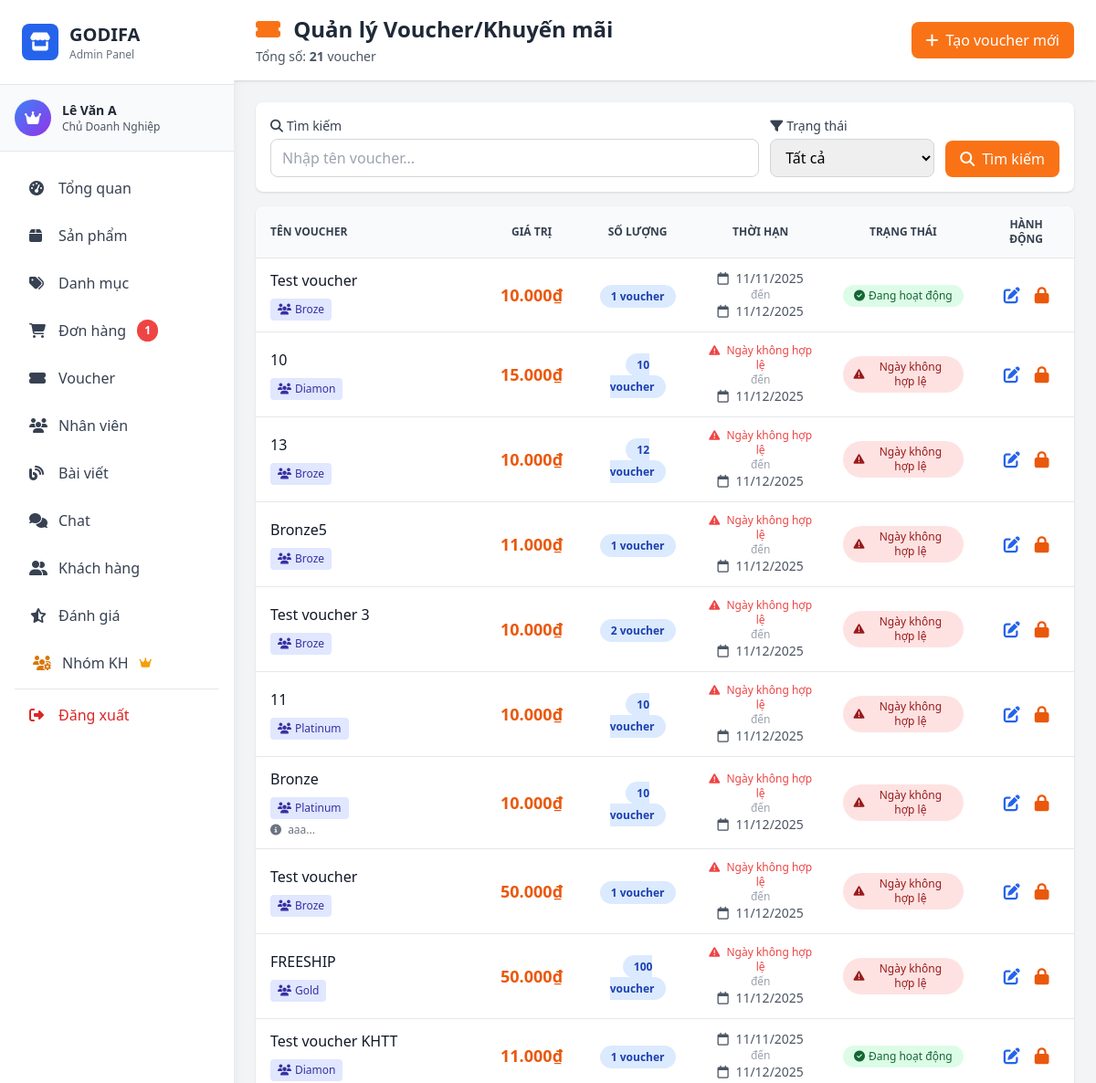
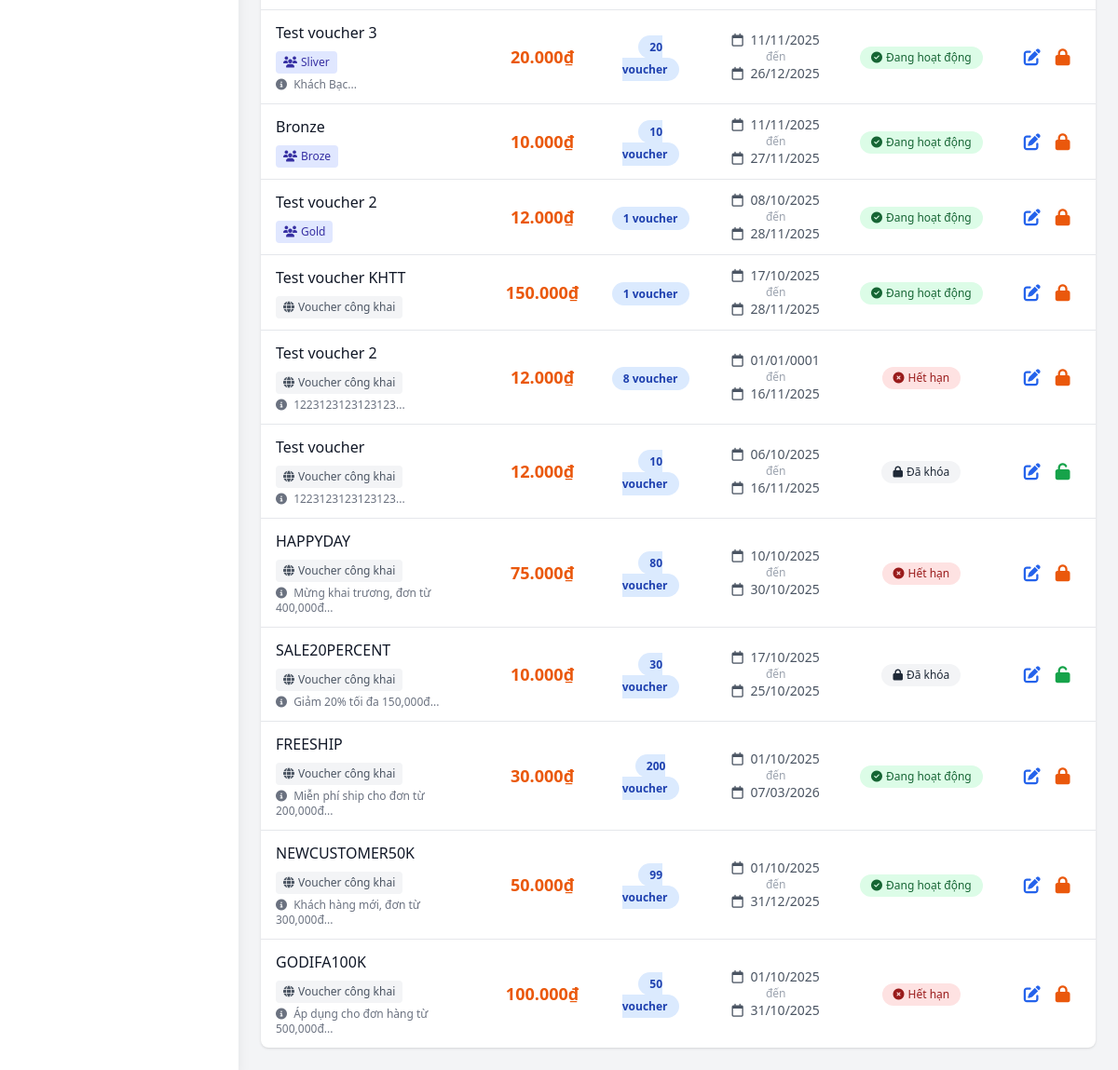
/admin/pages/vouchers.php (signed in), run on an earlier commit of the app's database (2 pictures, top to bottom).
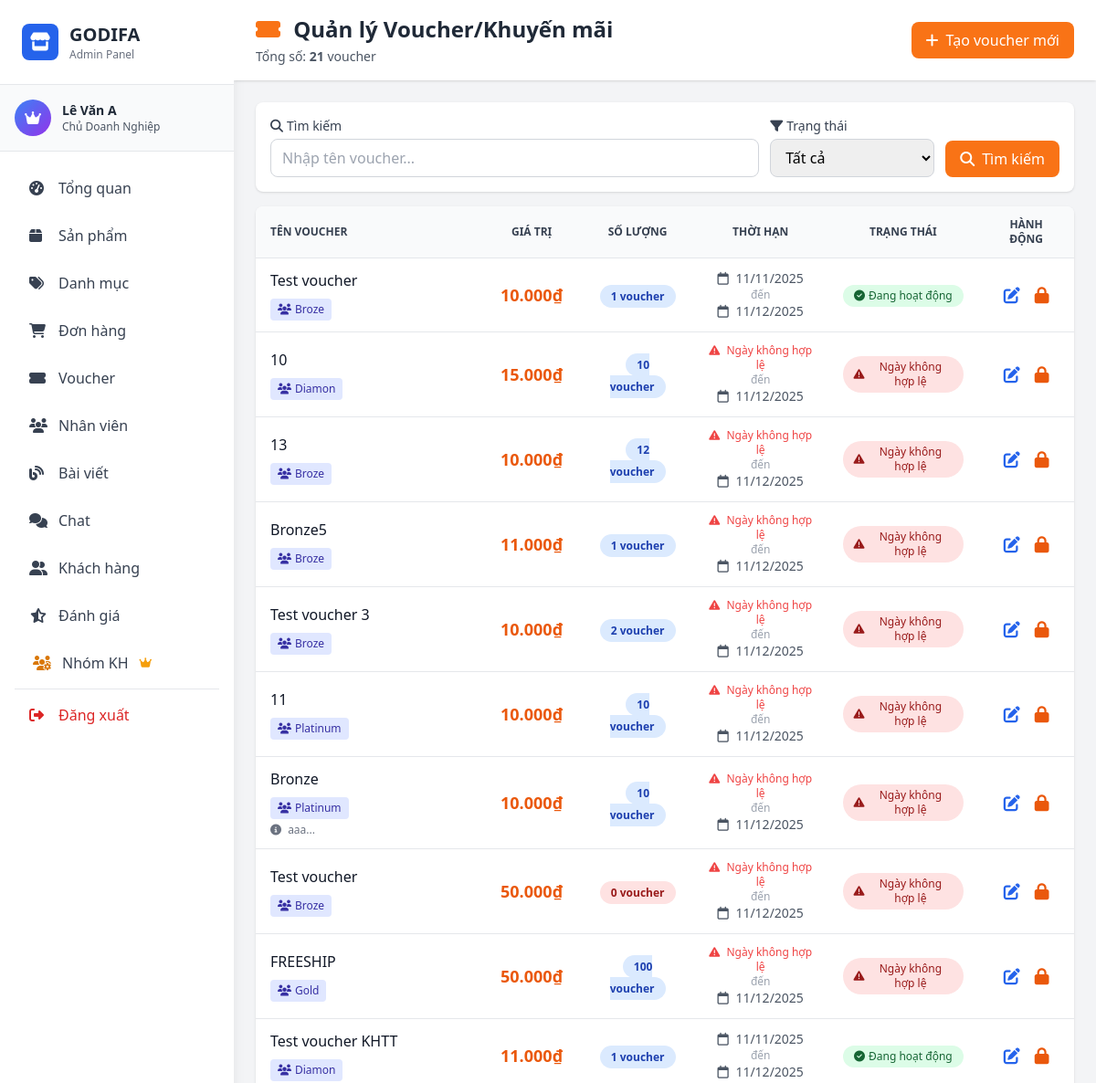
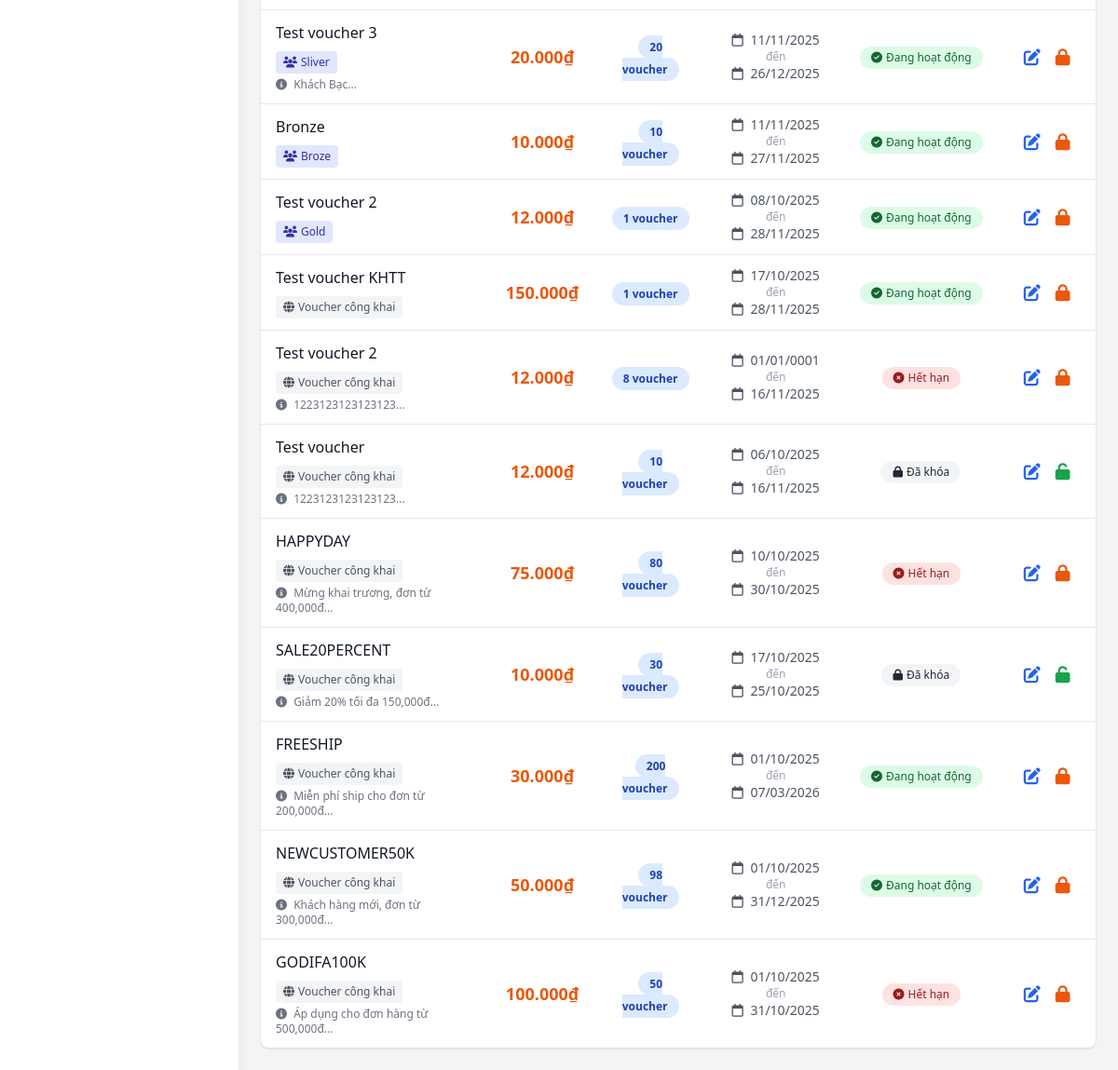
And on a later commit of the database (2 pictures, top to bottom).
### tables this page shows
CREATE TABLE IF NOT EXISTS `voucher` (
  `voucherID` int NOT NULL AUTO_INCREMENT,
  `voucherName` varchar(100) NOT NULL,
  `value` decimal(10,0) NOT NULL,
  `quantity` int NOT NULL,
  `startDate` date NOT NULL,
  `endDate` date NOT NULL,
  `requirement` text NOT NULL,
  `status` tinyint(1) DEFAULT '1' COMMENT '1=active, 0=locked',
  PRIMARY KEY (`voucherID`)
);

### admin/pages/vouchers.php (the view, shortened to what the changed rows need)
<?php
require_once __DIR__ . '/../middleware/auth.php';
require_once __DIR__ . '/../../controller/admin/cVoucher.php';
require_once __DIR__ . '/../../model/mVoucherGroup.php';
$voucherController = new cVoucher();
$voucherGroupModel = new VoucherGroup();
$searchKeyword = isset($_GET['search']) ? trim($_GET['search']) : '';
$filterStatus = isset($_GET['status']) ? $_GET['status'] : 'all';
if ($searchKeyword !== '') {
    $vouchers = $voucherController->searchVouchers($searchKeyword, $filterStatus);
} else {
    $vouchers = $voucherController->getAllVouchers($filterStatus);
}
foreach ($vouchers as &$voucher) {
    $assignedGroups = $voucherGroupModel->getGroupIDsByVoucher($voucher['voucherID']);
    $voucher['assignedGroups'] = $assignedGroups;
    $voucher['groupDetails'] = $voucherGroupModel->getGroupsByVoucher($voucher['voucherID']);
}
$today = date('Y-m-d');
include __DIR__ . '/../includes/header.php';
?>
<div class="flex h-screen bg-gray-100">
    <?php include __DIR__ . '/../includes/sidebar.php'; ?>
    <div class="flex-1 overflow-y-auto ml-64">
        <div class="bg-white shadow sticky top-0 z-10">
            <div class="px-4 md:px-6 py-4 flex flex-wrap justify-between items-center gap-4">
                <div>
                    <h1 class="text-xl md:text-2xl font-bold text-gray-800">
                        <i class="fas fa-ticket-alt text-orange-500 mr-2"></i>
                        Quản lý Voucher/Khuyến mãi
                    </h1>
                </div>
            </div>
        </div>
        <div class="p-4 md:p-6">
            <div class="bg-white rounded-lg shadow overflow-hidden">
                <div class="overflow-x-auto">
                    <table class="w-full">
                        <thead class="bg-gray-50 border-b">
                            <tr>
                                <th class="px-4 py-3 text-left text-xs font-semibold text-gray-700 uppercase">Tên voucher</th>
                                <th class="px-4 py-3 text-center text-xs font-semibold text-gray-700 uppercase">Giá trị</th>
                                <th class="px-4 py-3 text-center text-xs font-semibold text-gray-700 uppercase">Số lượng</th>
                                <th class="px-4 py-3 text-center text-xs font-semibold text-gray-700 uppercase">Thời hạn</th>
                                <th class="px-4 py-3 text-center text-xs font-semibold text-gray-700 uppercase">Trạng thái</th>
                                <th class="px-4 py-3 text-center text-xs font-semibold text-gray-700 uppercase">Hành động</th>
                            </tr>
                        </thead>
                        <tbody class="divide-y divide-gray-200">
                            <?php if (empty($vouchers)): ?>
                            <tr>
                                <td colspan="6" class="px-4 py-8 text-center text-gray-500">
                                    <i class="fas fa-ticket-alt text-4xl mb-2 text-gray-300"></i>
                                    <p>Chưa có voucher nào</p>
                                </td>
                            </tr>
                            <?php else: ?>
                                <?php foreach ($vouchers as $voucher): ?>
                                <?php
                                $voucherID = $voucher['voucherID'] ?? 0;
                                $voucherName = $voucher['voucherName'] ?? 'N/A';
                                $value = $voucher['value'] ?? 0;
                                $quantity = $voucher['quantity'] ?? 0;
                                $startDate = $voucher['startDate'] ?? '';
                                $endDate = $voucher['endDate'] ?? '';
                                $requirement = $voucher['requirement'] ?? '';
                                $status = $voucher['status'] ?? 1;
                                $validStartDate = !empty($startDate) && $startDate != '0000-00-00' && strtotime($startDate) !== false;
                                $validEndDate = !empty($endDate) && $endDate != '0000-00-00' && strtotime($endDate) !== false;
                                $isActive = false;
                                $isExpired = false;
                                $isUpcoming = false;
                                if ($validStartDate && $validEndDate) {
                                    $isActive = ($startDate <= $today && $endDate >= $today && $quantity > 0 && $status == 1);
                                    $isExpired = ($endDate < $today);
                                    $isUpcoming = ($startDate > $today);
                                }
                                $isOutOfStock = ($quantity <= 0);
                                $isLocked = ($status == 0);
                                $isInvalidDate = (!$validStartDate || !$validEndDate);
                                ?>
                                <tr class="hover:bg-gray-50">
                                    <td class="px-4 py-3">
                                        <div class="font-medium text-gray-900"><?php echo htmlspecialchars($voucherName); ?></div>
                                        <div class="mt-2 flex flex-wrap gap-1">
                                            <?php if (empty($voucher['groupDetails'])): ?>
                                            <span class="px-2 py-1 bg-gray-100 text-gray-600 rounded text-xs inline-flex items-center">
                                                <i class="fas fa-globe mr-1"></i>
                                                Voucher công khai
                                            </span>
                                            <?php else: ?>
                                                <?php foreach ($voucher['groupDetails'] as $group): ?>
                                                <span class="px-2 py-1 bg-indigo-100 text-indigo-800 rounded text-xs inline-flex items-center">
                                                    <i class="fas fa-users mr-1"></i>
                                                    <?php echo htmlspecialchars($group['groupName']); ?>
                                                </span>
                                                <?php endforeach; ?>
                                            <?php endif; ?>
                                        </div>
                                        <?php if ($requirement): ?>
                                        <div class="text-xs text-gray-500 mt-1">
                                            <i class="fas fa-info-circle mr-1"></i>
                                            <?php echo htmlspecialchars(mb_substr($requirement, 0, 50)); ?>...
                                        </div>
                                        <?php endif; ?>
                                    </td>
                                    <td class="px-4 py-3 text-center">
                                        <span class="text-lg font-bold text-orange-600">
                                            <?php echo number_format($value, 0, ',', '.'); ?>₫
                                        </span>
                                    </td>
                                    <td class="px-4 py-3 text-center">
                                        <span class="px-3 py-1 <?php echo $quantity > 0 ? 'bg-blue-100 text-blue-800' : 'bg-red-100 text-red-800'; ?> rounded-full text-xs font-semibold">
                                            <?php echo $quantity; ?> voucher
                                        </span>
                                    </td>
                                    <td class="px-4 py-3 text-center text-sm">
                                        <?php
                                        $validStartDate = !empty($startDate) && $startDate != '0000-00-00' && strtotime($startDate) !== false;
                                        $validEndDate = !empty($endDate) && $endDate != '0000-00-00' && strtotime($endDate) !== false;
                                        ?>
                                        <?php if ($validStartDate): ?>
                                        <div class="text-gray-600">
                                            <i class="far fa-calendar mr-1"></i>
                                            <?php echo date('d/m/Y', strtotime($startDate)); ?>
                                        </div>
                                        <?php else: ?>
                                        <div class="text-red-500 text-xs">
                                            <i class="fas fa-exclamation-triangle mr-1"></i>
                                            Ngày không hợp lệ
                                        </div>
                                        <?php endif; ?>
                                        <div class="text-gray-400 text-xs">đến</div>
                                        <?php if ($validEndDate): ?>
                                        <div class="text-gray-600">
                                            <i class="far fa-calendar mr-1"></i>
                                            <?php echo date('d/m/Y', strtotime($endDate)); ?>
                                        </div>
                                        <?php endif; ?>
                                    </td>
                                    <td class="px-4 py-3 text-center">
                                        <?php if ($isInvalidDate): ?>
                                        <span class="px-3 py-1 bg-red-100 text-red-800 rounded-full text-xs font-medium inline-flex items-center">
                                            <i class="fas fa-exclamation-triangle mr-1"></i>Ngày không hợp lệ
                                        </span>
                                        <?php elseif ($isLocked): ?>
                                        <span class="px-3 py-1 bg-gray-100 text-gray-800 rounded-full text-xs font-medium inline-flex items-center">
                                            <i class="fas fa-lock mr-1"></i>Đã khóa
                                        </span>
                                        <?php elseif ($isOutOfStock): ?>
                                        <span class="px-3 py-1 bg-gray-100 text-gray-800 rounded-full text-xs font-medium inline-flex items-center">
                                            <i class="fas fa-ban mr-1"></i>Hết voucher
                                        </span>
                                        <?php elseif ($isExpired): ?>
                                        <span class="px-3 py-1 bg-red-100 text-red-800 rounded-full text-xs font-medium inline-flex items-center">
                                            <i class="fas fa-times-circle mr-1"></i>Hết hạn
                                        </span>
                                        <?php elseif ($isUpcoming): ?>
                                        <span class="px-3 py-1 bg-yellow-100 text-yellow-800 rounded-full text-xs font-medium inline-flex items-center">
                                            <i class="fas fa-clock mr-1"></i>Sắp diễn ra
                                        </span>
                                        <?php elseif ($isActive): ?>
                                        <span class="px-3 py-1 bg-green-100 text-green-800 rounded-full text-xs font-medium inline-flex items-center">
                                            <i class="fas fa-check-circle mr-1"></i>Đang hoạt động
                                        </span>
                                        <?php endif; ?>
                                    </td>
                                    <td class="px-4 py-3 text-center">
                                        <div class="flex justify-center items-center space-x-2">
                                            <?php if (hasPermission('manage_vouchers')): ?>
                                            <button onclick='openEditModal(<?php echo json_encode($voucher, JSON_HEX_APOS); ?>)'
                                                    class="text-blue-600 hover:text-blue-800" title="Sửa">
                                                <i class="fas fa-edit text-lg"></i>
                                            </button>
                                            <?php if ($status == 1): ?>
                                            <button onclick="toggleVoucherStatus(<?php echo $voucherID; ?>, '<?php echo htmlspecialchars($voucherName); ?>', 0)"
                                                    class="text-orange-600 hover:text-orange-800" title="Khóa voucher">
                                                <i class="fas fa-lock text-lg"></i>
                                            </button>
                                            <?php endif; ?>
                                            <?php endif; ?>
                                        </div>
                                    </td>
                                </tr>
                                <?php endforeach; ?>
                            <?php endif; ?>
                        </tbody>
                    </table>
                </div>
            </div>
        </div>
    </div>
</div>
<?php include __DIR__ . '/../includes/footer.php'; ?>

### admin/includes/sidebar.php (shortened to what the changed rows need)
<?php
require_once __DIR__ . '/../../model/mOrder.php';
$orderModel = new Order();
$pendingOrdersCount = $orderModel->countByStatus('Chờ thanh toán');
?>
<aside class="w-64 bg-white h-screen shadow-lg fixed left-0 top-0 overflow-y-auto">
    <div class="p-6 border-b border-gray-200">
        <a href="index.php" class="flex items-center space-x-3">
            <div>
                <h1 class="text-xl font-bold text-gray-800">GODIFA</h1>
            </div>
        </a>
    </div>
    <nav class="p-4 space-y-1">
        <?php if (hasPermission('view_orders')): ?>
        <a href="?page=orders" class="sidebar-link flex items-center space-x-3 px-4 py-3 rounded-lg text-gray-700">
            <i class="fas fa-shopping-cart w-5"></i>
            <span>Đơn hàng</span>
            <?php if ($pendingOrdersCount > 0): ?>
            <span class="ml-auto bg-red-500 text-white text-xs px-2 py-1 rounded-full font-semibold">
                <?php echo $pendingOrdersCount; ?>
            </span>
            <?php endif; ?>
        </a>
        <?php endif; ?>
    </nav>
</aside>

What changed in the data, as far as the page shows it:
changed voucher (number 8 of 21 on the later page): quantity "1" → "0"
changed voucher "NEWCUSTOMER50K": quantity "99" → "98"
Also different on the page:
$pendingOrdersCount: "1" → (not shown)
